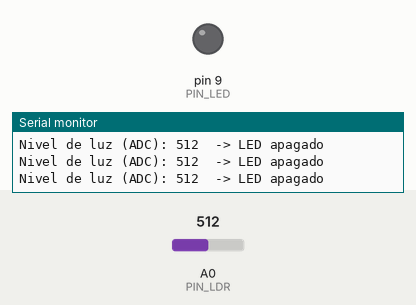
Simulated run of this sketch. Board: Arduino Uno, built with avr-gcc and run on an emulated ATmega328P. Parts: output pins drawn as LEDs (lit = HIGH), the last lines printed to the serial monitor. The inputs (shaded band) are chosen by the test bench; at power-on: A0 (PIN_LDR) = 512.

Above: at 1.3 s.
1.4 s: A0 (PIN_LDR) set to 312
2.9 s: A0 (PIN_LDR) set to 292
At 4.2 s:
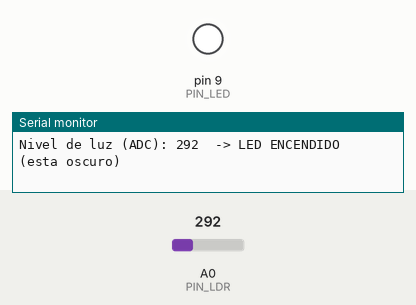
4.5 s: A0 (PIN_LDR) set to 306
At 5.4 s:
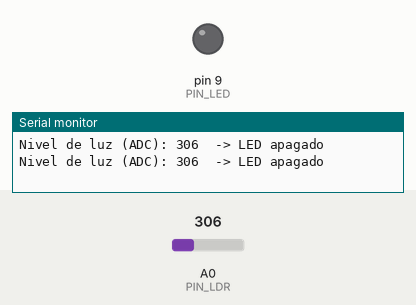
Timing chart, 0 to 7.5 s (numbered marks = the images above; inputs shaded):
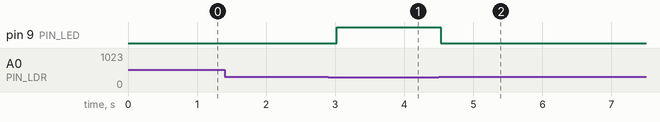

The sketch:

sketch.ino
```cpp
/*
 * PROYECTO GUIADO 3 — Luz nocturna automática
 * Placa: Arduino UNO (simulada en Wokwi)
 * Lee una fotorresistencia (LDR) por entrada analógica y enciende
 * un LED automáticamente cuando el nivel de luz baja del umbral.
 * Demuestra: entradas analógicas (ADC) y toma de decisiones.
 */

const int PIN_LDR = A0;   // salida analógica del módulo LDR
const int PIN_LED = 9;    // LED indicador
const int UMBRAL  = 300;  // valor ADC bajo = oscuridad (0-1023)

void setup() {
  Serial.begin(9600);
  pinMode(PIN_LED, OUTPUT);
  Serial.println("Proyecto guiado 3: Luz nocturna automatica");
}

void loop() {
  int nivel = analogRead(PIN_LDR);      // 0 (oscuro) a 1023 (muy iluminado)
  bool oscuro = nivel < UMBRAL;
  digitalWrite(PIN_LED, oscuro);

  Serial.print("Nivel de luz (ADC): ");
  Serial.print(nivel);
  Serial.print("  -> LED ");
  Serial.println(oscuro ? "ENCENDIDO (esta oscuro)" : "apagado");
  delay(500);
}
```

Measured:
- the behaviour switches between 300 and 299 on A0 (PIN_LDR) (found by bisection; images 0 and 1)
- after the input at 2.9 s, pin 9 (PIN_LED): LOW → HIGH after 0.12 s
- after the input at 4.5 s, pin 9 (PIN_LED): HIGH → LOW at once
